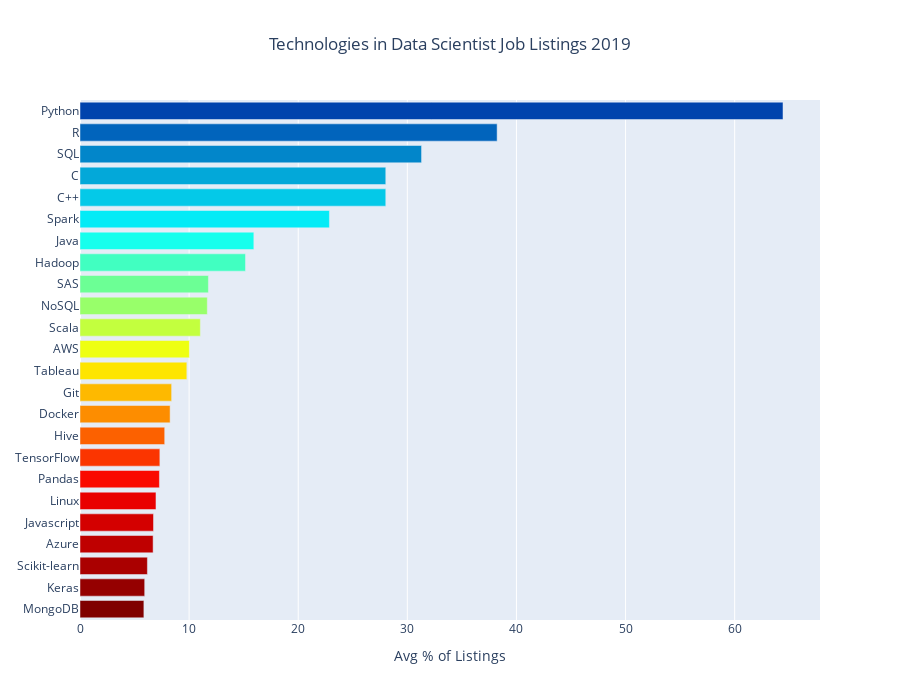

Notebook source saved alongside this figure:
### Code cell
fig = go.Figure(data=data, layout=layout)
py.iplot(fig)

### Figure 1 — Plotly figure (JSON) as saved in the notebook; plotly's stock layout.template omitted (floating-point values rounded to 4 significant figures)
{"data": [{"marker": {"color": [200, 194.8, 189.7, 184.5, 179.3, 174.1, 169.0, 163.8, 158.6, 153.4, 148.3, 143.1, 137.9, 132.8, 127.6, 122.4, 117.2, 112.1, 106.9, 101.7, 96.55, 91.38, 86.21, 81.03, 75.86, 70.69, 65.52, 60.34, 55.17, 50], "colorscale": [[0, "rgb(0,0,131)"], [0.2, "rgb(0,60,170)"], [0.4, "rgb(5,255,255)"], [0.6, "rgb(255,255,0)"], [0.8, "rgb(250,0,0)"], [1, "rgb(128,0,0)"]]}, "orientation": "h", "type": "bar", "x": [5.854, 5.929, 6.177, 6.702, 6.737, 6.963, 7.28, 7.319, 7.764, 8.26, 8.398, 9.791, 10.02, 11.03, 11.67, 11.77, 15.17, 15.93, 22.86, 28.02, 28.02, 31.3, 38.23, 64.43], "y": ["MongoDB", "Keras", "Scikit-learn", "Azure", "Javascript", "Linux", "Pandas", "TensorFlow", "Hive", "Docker", "Git", "Tableau", "AWS", "Scala", "NoSQL", "SAS", "Hadoop", "Java", "Spark", "C++", "C", "SQL", "R", "Python"]}], "layout": {"height": 700, "title": {"text": "Technologies in Data Scientist Job Listings 2019", "x": 0.5}, "xaxis": {"title": {"text": "Avg % of Listings"}}, "yaxis": {"tickmode": "linear"}}}
